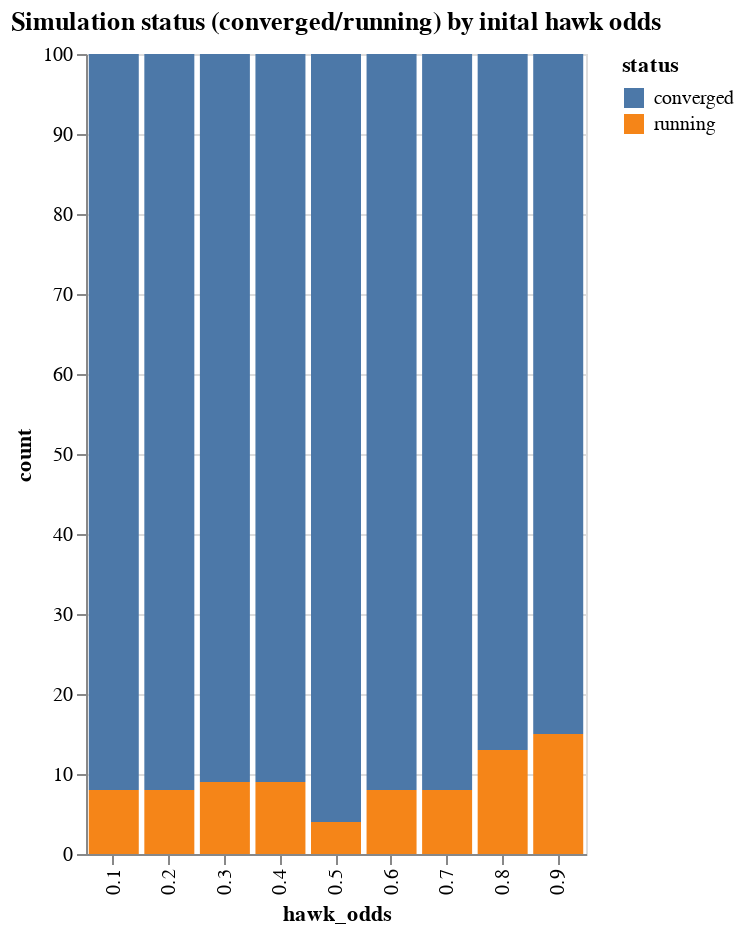

Notebook cell for this chart:
### Code cell
import altair as alt

alt.Chart(status_by_hawkodds).mark_bar().encode(
    x='hawk_odds:N',
    y='count',
    color='status:N'
).properties(title="Simulation status (converged/running) by inital hawk odds", width=250, height=400)

### Figure 1 — Vega-Lite specification as saved in the notebook (floating-point values rounded to 4 significant figures)
{"config": {"view": {"continuousWidth": 300, "continuousHeight": 300}}, "data": {"name": "data-f6134a30eafd12003cd77228c5934e91"}, "mark": {"type": "bar"}, "encoding": {"color": {"field": "status", "type": "nominal"}, "x": {"field": "hawk_odds", "type": "nominal"}, "y": {"field": "count", "type": "quantitative"}}, "height": 400, "title": "Simulation status (converged/running) by inital hawk odds", "width": 250, "$schema": "https://vega.github.io/schema/vega-lite/v5.20.1.json", "datasets": {"data-f6134a30eafd12003cd77228c5934e91": [{"hawk_odds": 0.7, "status": "converged", "count": 92}, {"hawk_odds": 0.2, "status": "converged", "count": 92}, {"hawk_odds": 0.5, "status": "converged", "count": 96}, {"hawk_odds": 0.6, "status": "running", "count": 8}, {"hawk_odds": 0.9, "status": "running", "count": 15}, {"hawk_odds": 0.3, "status": "running", "count": 9}, {"hawk_odds": 0.9, "status": "converged", "count": 85}, {"hawk_odds": 0.1, "status": "converged", "count": 92}, {"hawk_odds": 0.5, "status": "running", "count": 4}, {"hawk_odds": 0.8, "status": "converged", "count": 87}, {"hawk_odds": 0.8, "status": "running", "count": 13}, {"hawk_odds": 0.6, "status": "converged", "count": 92}, {"hawk_odds": 0.1, "status": "running", "count": 8}, {"hawk_odds": 0.4, "status": "converged", "count": 91}, {"hawk_odds": 0.3, "status": "converged", "count": 91}, {"hawk_odds": 0.7, "status": "running", "count": 8}, {"hawk_odds": 0.4, "status": "running", "count": 9}, {"hawk_odds": 0.2, "status": "running", "count": 8}]}}
